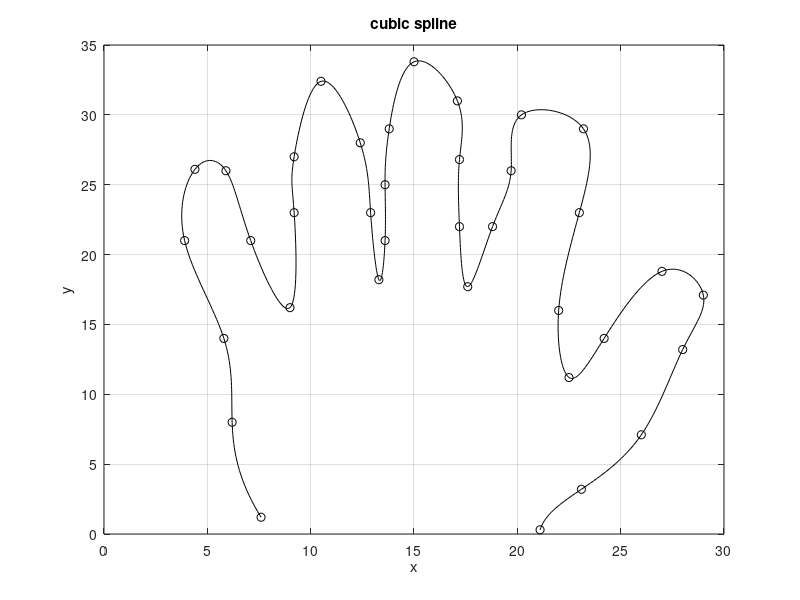
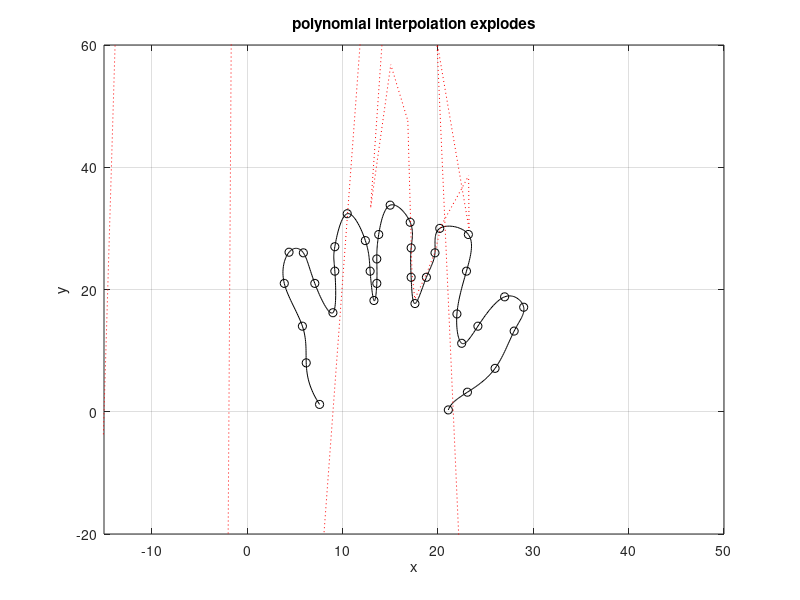
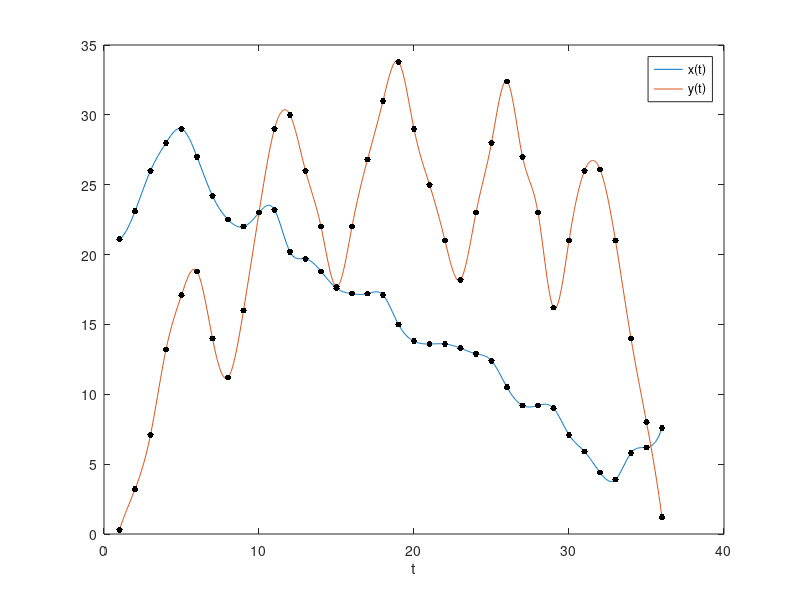

MATLAB code to generate these figures, in order:
% MYHAND  Use cubic splines to draw a smooth outline of my hand.
% Also show the disaster from high-degree polynomial interpolation.
% (The condition number of the Vandermonde matrix is truely huge!)
% Finally show the coordinate functions x(t),y(t) of the curve.

% I put the origin in the lower left of the graph paper, so all
% coordinates were positive.  (Just a matter of convenience.)
xy = [21.1  0.3;
      23.1  3.2;
      26.0  7.1;
      28.0 13.2;
      29.0 17.1; % 5
      27.0 18.8;
      24.2 14.0;
      22.5 11.2;
      22.0 16.0;
      23.0 23.0; % 10
      23.2 29.0;
      20.2 30.0;
      19.7 26.0;
      18.8 22.0;
      17.6 17.7; % 15
      17.2 22.0;
      17.2 26.8;
      17.1 31.0;
      15.0 33.8;
      13.8 29.0; % 20
      13.6 25.0;
      13.6 21.0;
      13.3 18.2;
      12.9 23.0;
      12.4 28.0; % 25
      10.5 32.4;
       9.2 27.0;
       9.2 23.0;
       9.0 16.2;
       7.1 21.0; % 30
       5.9 26.0;
       4.4 26.1;
       3.9 21.0;
       5.8 14.0;
       6.2  8.0; % 35
       7.6  1.2];

% parameter axis
n = size(xy,1);
t = (1:n)';                              % data points:  t_k = k
tt = 1:.05:n;                            % for plotting

figure(1)  % cubic spline outline
sx = interp1(t,xy(:,1),tt,'spline');     % values of x(t)
sy = interp1(t,xy(:,2),tt,'spline');     % values of y(t)
plot(xy(:,1),xy(:,2),'ko', sx,sy,'k')    % plot data and interpolant
xlabel x,  ylabel y,  grid on
title('cubic spline')

figure(2)  % polynomial interpolation attempt
plot(xy(:,1),xy(:,2),'ko', sx,sy,'k'),  hold on
px = polyfit(t,xy(:,1),n-1);
py = polyfit(t,xy(:,2),n-1);
plot(polyval(px,t,tt),polyval(py,t,tt),'r:')
xlabel x,  ylabel y,  grid on,  hold off
title('polynomial interpolation explodes') 
axis([-15 50 -20 60])                    % back-out to show badness

figure(3)  % coordinate functions of parameterized curve
plot(tt,sx, tt,sy)
hold on
plot(t,xy(:,1),'k.','markersize',14, t,xy(:,2),'k.','markersize',14)
hold off
xlabel t,  legend('x(t)','y(t)')
